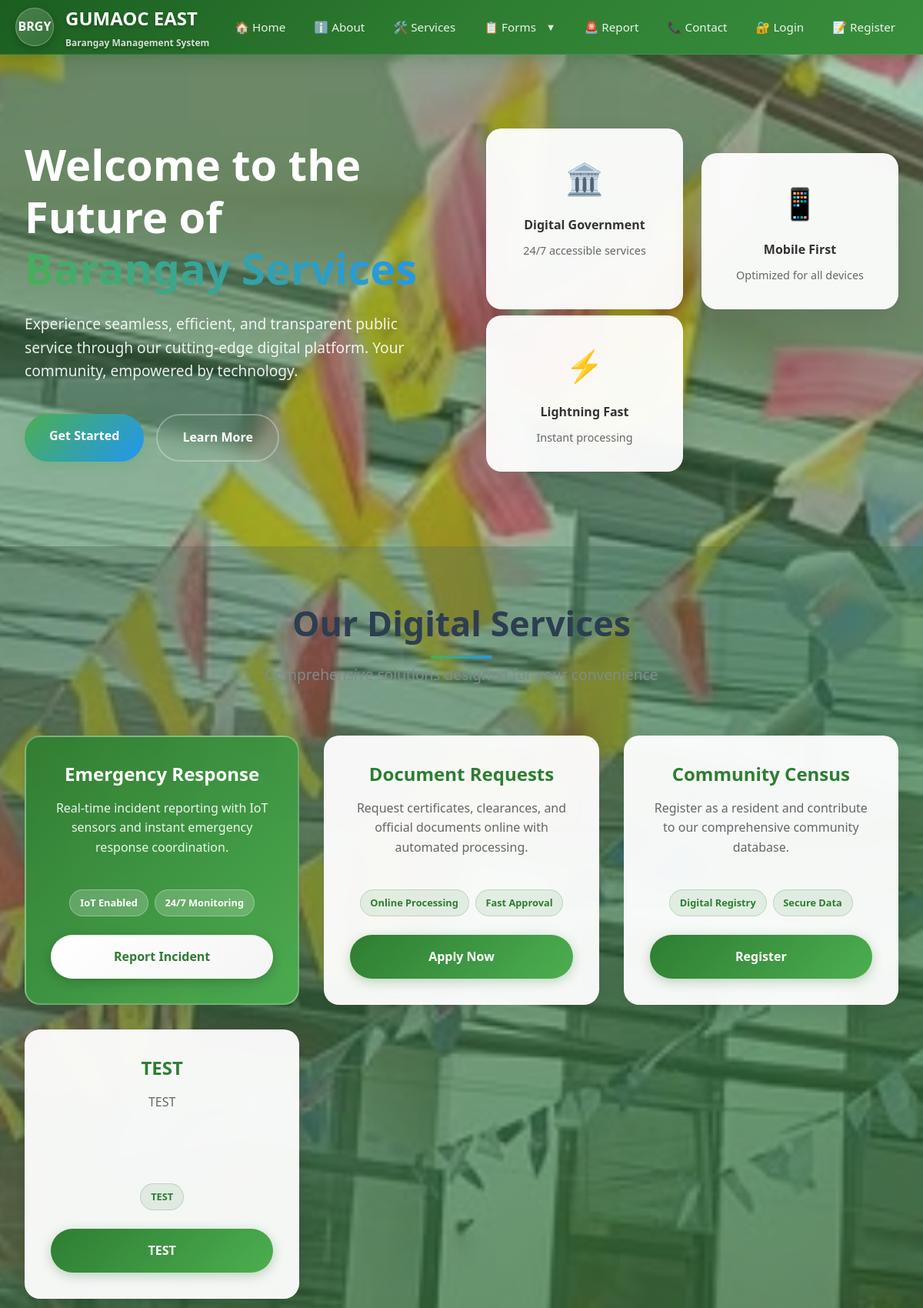
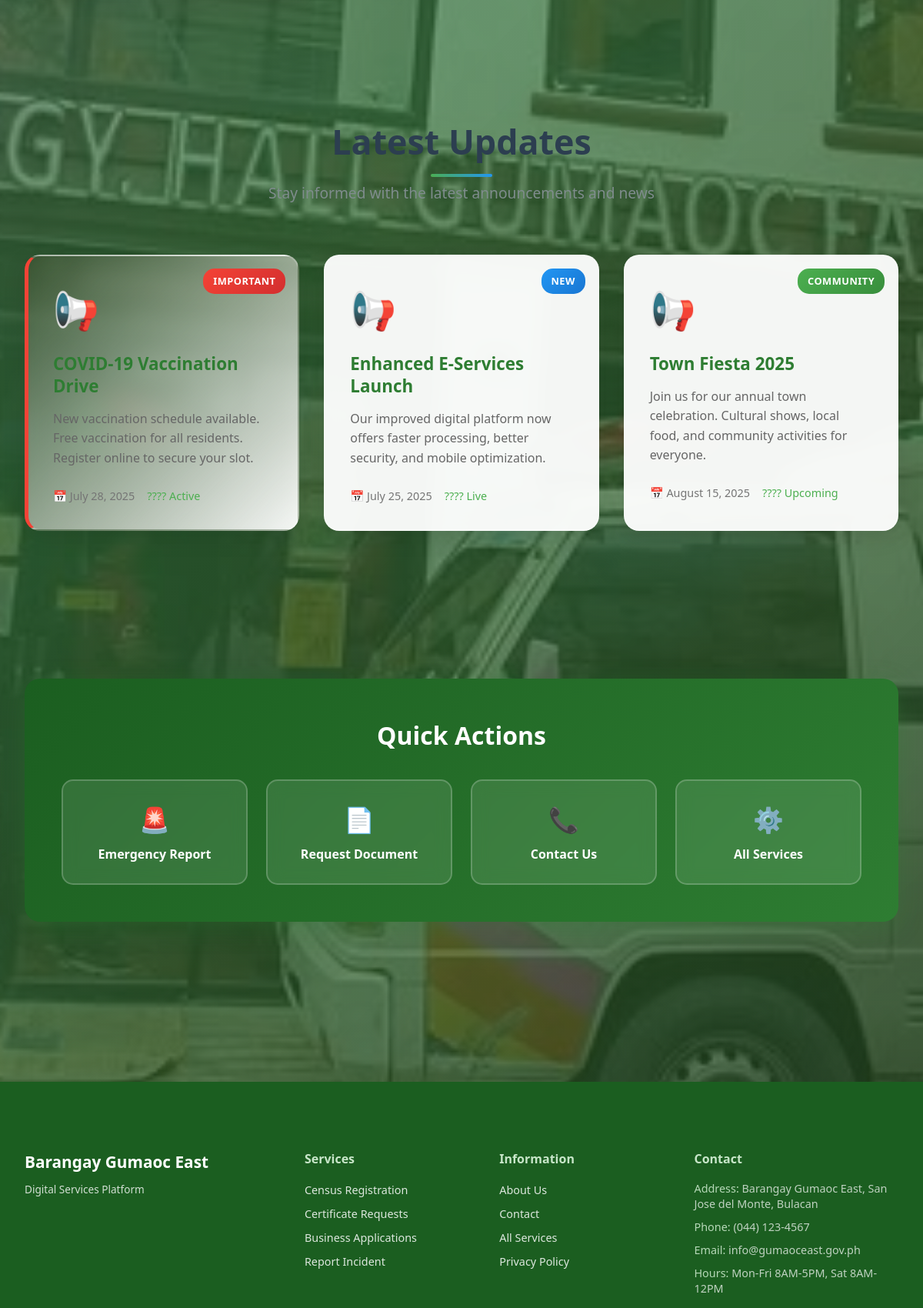
The page / (upper part) on the database its author committed (2 pictures, top to bottom).
### tables this page shows
CREATE TABLE `services` (
  `id` int(11) NOT NULL,
  `title` varchar(255) NOT NULL,
  `description` text NOT NULL,
  `icon` varchar(50) NOT NULL,
  `button_text` varchar(100) NOT NULL,
  `button_link` varchar(255) NOT NULL,
  `is_featured` tinyint(1) DEFAULT 0,
  `features` text DEFAULT NULL,
  `display_order` int(11) DEFAULT 0,
  `created_at` timestamp NOT NULL DEFAULT current_timestamp(),
  `updated_at` timestamp NOT NULL DEFAULT current_timestamp() ON UPDATE current_timestamp()
);

CREATE TABLE `updates` (
  `id` int(11) NOT NULL,
  `title` varchar(255) NOT NULL,
  `description` text NOT NULL,
  `badge_text` varchar(50) NOT NULL,
  `badge_type` enum('important','new','community','info') DEFAULT 'info',
  `date` varchar(50) NOT NULL,
  `status` varchar(50) NOT NULL,
  `is_priority` tinyint(1) DEFAULT 0,
  `display_order` int(11) DEFAULT 0,
  `created_at` timestamp NOT NULL DEFAULT current_timestamp(),
  `updated_at` timestamp NOT NULL DEFAULT current_timestamp() ON UPDATE current_timestamp()
);

### index.php (the view, shortened to what this page needs)
<?php
include 'includes/header.php';
include 'includes/db_connect.php';
$is_admin = isset($_SESSION['admin_logged_in']) && $_SESSION['admin_logged_in'] === true;
try {
    $services_query = $pdo->query("SELECT * FROM services ORDER BY is_featured DESC, display_order, id");
    $services = $services_query->fetchAll(PDO::FETCH_ASSOC);
} catch (Exception $e) {
    $services = [
        [
            'id' => 1,
            'title' => 'Emergency Response',
            'description' => 'Real-time incident reporting with IoT sensors and instant emergency response coordination.',
            'button_text' => 'Report Incident',
            'button_link' => 'pages/report.php',
            'is_featured' => 1,
            'features' => 'IoT Enabled,24/7 Monitoring'
        ],
        [
            'id' => 2,
            'title' => 'Document Requests',
            'description' => 'Request certificates, clearances, and official documents online with automated processing.',
            'button_text' => 'Apply Now',
            'button_link' => 'pages/forms.php',
            'is_featured' => 0,
            'features' => 'Online Processing,Fast Approval'
        ],
        [
            'id' => 3,
            'title' => 'Community Census',
            'description' => 'Register as a resident and contribute to our comprehensive community database.',
            'button_text' => 'Register',
            'button_link' => 'pages/forms.php',
            'is_featured' => 0,
            'features' => 'Digital Registry,Secure Data'
        ],
        [
            'id' => 4,
            'title' => 'Self-Service Kiosk',
            'description' => 'Access services anytime through our interactive kiosk at the barangay hall.',
            'button_text' => 'Explore',
            'button_link' => 'pages/services.php',
            'is_featured' => 0,
            'features' => '24/7 Access,Touch Interface'
        ]
    ];
}
try {
    $updates_query = $pdo->query("SELECT * FROM updates ORDER BY is_priority DESC, display_order, id LIMIT 3");
    $updates = $updates_query->fetchAll(PDO::FETCH_ASSOC);
} catch (Exception $e) {
    $updates = [
        [
            'title' => 'COVID-19 Vaccination Drive',
            'description' => 'New vaccination schedule available. Free vaccination for all residents. Register online to secure your slot.',
            'icon' => '💉',
            'badge_text' => 'Important',
            'badge_type' => 'important',
            'date' => 'July 28, 2025',
            'status' => '🟢 Active',
            'is_priority' => 1
        ],
        [
            'title' => 'Enhanced E-Services Launch',
            'description' => 'Our improved digital platform now offers faster processing, better security, and mobile optimization.',
            'icon' => '🚀',
            'badge_text' => 'New',
            'badge_type' => 'new',
            'date' => 'July 25, 2025',
            'status' => '🟢 Live',
            'is_priority' => 0
        ],
        [
            'title' => 'Town Fiesta 2025',
            'description' => 'Join us for our annual town celebration. Cultural shows, local food, and community activities for everyone.',
            'icon' => '🎉',
            'badge_text' => 'Community',
            'badge_type' => 'community',
            'date' => 'August 15, 2025',
            'status' => '🟡 Upcoming',
            'is_priority' => 0
        ]
    ];
}
?>
<div class="hero-section">
  <div class="hero-content">
    <div class="hero-text">
      <h1 class="hero-title">Welcome to the Future of<br><span class="highlight">Barangay Services</span></h1>
      <p class="hero-description">
        Experience seamless, efficient, and transparent public service through our cutting-edge digital platform.
        Your community, empowered by technology.
      </p>
      <div class="hero-buttons">
        <a href="pages/forms.php" class="btn btn-primary">Get Started</a>
        <a href="pages/about.php" class="btn btn-outline">Learn More</a>
      </div>
    </div>
    <div class="hero-image">
      <div class="floating-card">
        <div class="card-icon">🏛️</div>
        <h4>Digital Government</h4>
        <p>24/7 accessible services</p>
      </div>
      <div class="floating-card">
        <div class="card-icon">📱</div>
        <h4>Mobile First</h4>
        <p>Optimized for all devices</p>
      </div>
      <div class="floating-card">
        <div class="card-icon">⚡</div>
        <h4>Lightning Fast</h4>
        <p>Instant processing</p>
      </div>
    </div>
  </div>
</div>
<div class="container">
  <div class="section">
    <div class="section-header">
      <h2>Our Digital Services</h2>
      <p>Comprehensive solutions designed for your convenience</p>
    </div>
    <div class="services-grid">
      <?php if (empty($services)): ?>
        <div class="no-services-message">
          <div class="empty-state">
            <div class="empty-icon">📋</div>
            <h3>No Services Available</h3>
            <p>Services will appear here once they are configured.</p>
            <?php if ($is_admin): ?>
              <a href="admin/manage-services.php" class="admin-btn btn-primary">Add Services</a>
            <?php endif; ?>
          </div>
        </div>
      <?php else: ?>
        <?php foreach ($services as $service): ?>
          <div class="service-card <?php echo $service['is_featured'] ? 'featured' : ''; ?>">
            <h3><?php echo htmlspecialchars($service['title']); ?></h3>
            <p><?php echo htmlspecialchars($service['description']); ?></p>
            <?php if (!empty($service['features'])): ?>
              <div class="service-features">
                <?php
                $features = explode(',', $service['features']);
                foreach ($features as $feature):
                  if (trim($feature)): ?>
                    <span class="feature-tag"><?php echo htmlspecialchars(trim($feature)); ?></span>
                  <?php endif;
                endforeach;
                ?>
              </div>
            <?php endif; ?>
            <a href="<?php echo htmlspecialchars($service['button_link']); ?>" class="service-btn">
              <?php echo htmlspecialchars($service['button_text']); ?>
            </a>
          </div>
        <?php endforeach; ?>
      <?php endif; ?>
    </div>
  </div>
  <div class="section">
    <div class="section-header">
      <h2>Latest Updates</h2>
      <p>Stay informed with the latest announcements and news</p>
    </div>
    <div class="updates-grid">
      <?php if (empty($updates)): ?>
        <div class="no-updates-message">
          <div class="empty-state">
            <div class="empty-icon">📢</div>
            <h3>No Updates Available</h3>
            <p>Latest updates will appear here once they are added.</p>
            <?php if ($is_admin): ?>
              <a href="admin/manage-updates.php" class="admin-btn btn-primary">Add Updates</a>
            <?php endif; ?>
          </div>
        </div>
      <?php else: ?>
        <?php foreach ($updates as $update): ?>
          <div class="update-card <?php echo (!empty($update['is_priority']) && $update['is_priority']) ? 'priority' : ''; ?>">
            <div class="update-badge <?php echo 'badge-' . (isset($update['badge_type']) ? $update['badge_type'] : 'info'); ?>">
              <?php echo htmlspecialchars(isset($update['badge_text']) ? $update['badge_text'] : 'Update'); ?>
            </div>
            <div class="update-icon">
              <?php echo isset($update['icon']) ? $update['icon'] : '📢'; ?>
            </div>
            <h3><?php echo htmlspecialchars($update['title']); ?></h3>
            <p><?php echo htmlspecialchars($update['description']); ?></p>
            <div class="update-meta">
              <span class="update-date">📅 <?php echo htmlspecialchars(isset($update['date']) ? $update['date'] : date('M d, Y')); ?></span>
              <span class="update-status"><?php echo htmlspecialchars(isset($update['status']) ? $update['status'] : '🟢 Active'); ?></span>
            </div>
          </div>
        <?php endforeach; ?>
      <?php endif; ?>
    </div>
  </div>
  <div class="section">
    <div class="quick-actions">
      <h2>Quick Actions</h2>
      <div class="actions-grid">
        <a href="pages/report.php" class="action-btn emergency">
          <div class="action-icon">🚨</div>
          <span>Emergency Report</span>
        </a>
        <a href="pages/forms.php" class="action-btn document">
          <div class="action-icon">📄</div>
          <span>Request Document</span>
        </a>
        <a href="pages/contact.php" class="action-btn contact">
          <div class="action-icon">📞</div>
          <span>Contact Us</span>
        </a>
        <a href="pages/services.php" class="action-btn services">
          <div class="action-icon">⚙️</div>
          <span>All Services</span>
        </a>
      </div>
    </div>
  </div>
</div>
<?php include 'includes/footer.php'; ?>

### includes/header.php (style rules this page uses)
* { margin: 0; padding: 0; box-sizing: border-box; }
body { font-family: 'Segoe UI', Tahoma, Geneva, Verdana, sans-serif; background: url('assets/images/background.jpg') center/cover no-repeat; background-attachment: fixed; background-color: #2d5a27; min-height: 100vh; position: relative; }
body::before { content: ''; position: fixed; top: 0; left: 0; width: 100%; height: 100%; background: linear-gradient(135deg, rgba(45, 90, 39, 0.7) 0%, rgba(74, 124, 89, 0.6) 25%, rgba(53, 122, 60, 0.65) 50%, rgba(45, 90, 39, 0.7) 75%, rgba(30, 58, 26, 0.8) 100%); z-index: 1; }

### index.php (style rules this page uses)
.update-badge.badge-important { background: linear-gradient(135deg, #f44336 0%, #d32f2f 100%); }
.update-badge.badge-new { background: linear-gradient(135deg, #2196f3 0%, #1976d2 100%); }
.update-badge.badge-community { background: linear-gradient(135deg, #4caf50 0%, #388e3c 100%); }
.services-grid { display: grid; grid-template-columns: repeat(auto-fit, minmax(300px, 1fr)); gap: 2rem; margin-top: 2rem; }

### rows shown on the page
services: title "Emergency Response", description "Real-time incident reporting with IoT sensors and instant emergency response coordination.", features "IoT Enabled", features "24/7 Monitoring", button_text "Report Incident"
services: title "Document Requests", description "Request certificates, clearances, and official documents online with automated processing.", features "Online Processing", features "Fast Approval", button_text "Apply Now"
services: title "Community Census", description "Register as a resident and contribute to our comprehensive community database.", features "Digital Registry", features "Secure Data", button_text "Register"
services: title "TEST", description "TEST", features "TEST", button_text "TEST"
updates: badge_text "IMPORTANT", title "COVID-19 Vaccination Drive", description "New vaccination schedule available. Free vaccination for all residents. Register online to secure your slot.", status "???? Active"
updates: badge_text "NEW", title "Enhanced E-Services Launch", description "Our improved digital platform now offers faster processing, better security, and mobile optimization.", status "???? Live"
updates: badge_text "COMMUNITY", title "Town Fiesta 2025", description "Join us for our annual town celebration. Cultural shows, local food, and community activities for everyone.", status "???? Upcoming"
